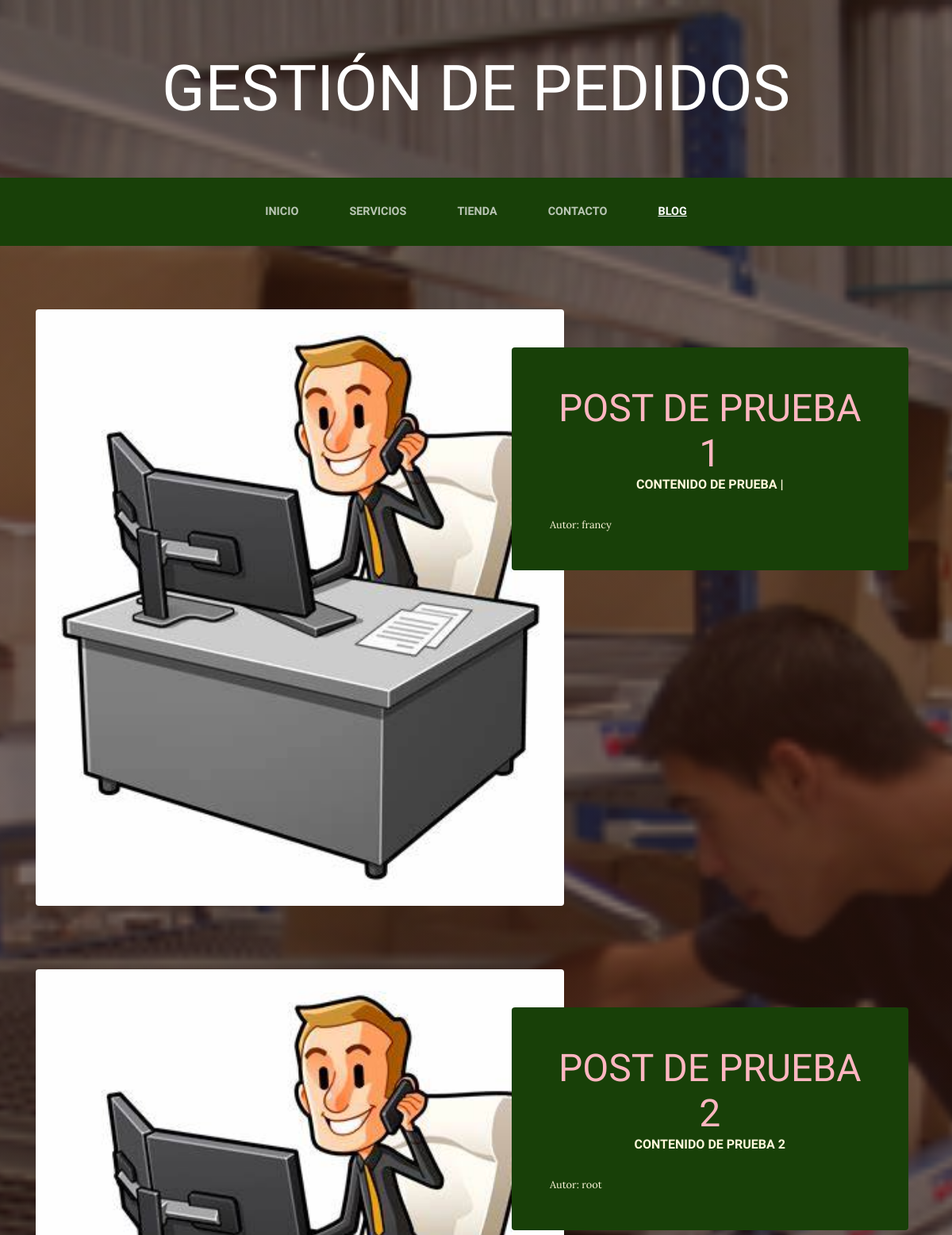
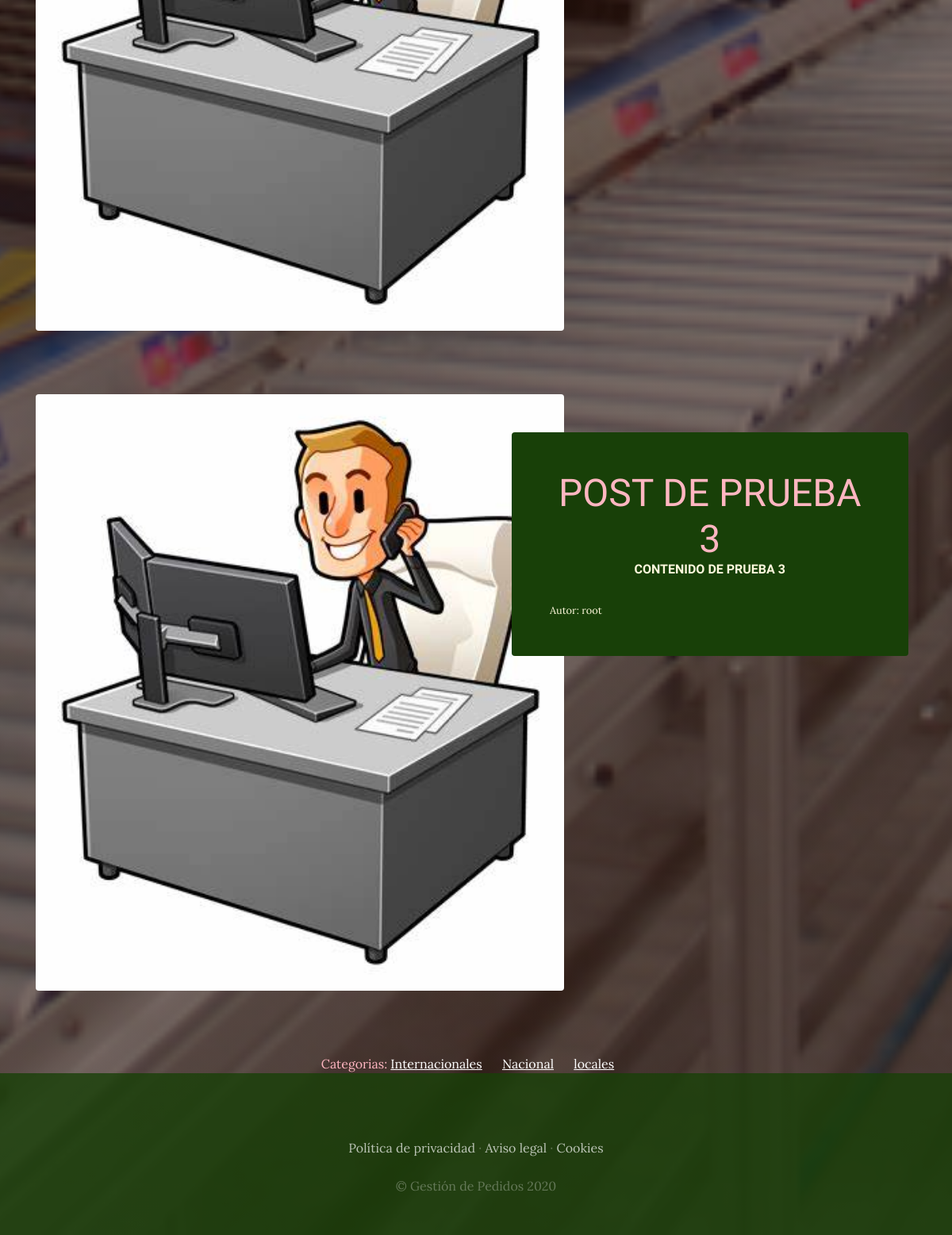
Screenshot of /blog/ with the database file from the repository (2 pictures, top to bottom).
### blogApp/models.py (models this page shows, shortened)
class Post(models.Model):
    tituloP = models.CharField(max_length=50)
    contenido = models.CharField(max_length=50)
    imagen = models.ImageField(upload_to='blogApp', null=True, blank=True)
    categorias = models.ManyToManyField(Categoria)
    autor = models.ForeignKey(User, on_delete=models.CASCADE)
    created = models.DateTimeField(auto_now_add=True)
    update = models.DateTimeField(auto_now_add=True)
    class Meta:
        verbose_name = 'post'
        verbose_name_plural = 'posts'

class Categoria(models.Model):
    nombreCat = models.CharField(max_length=50)
    created = models.DateTimeField(auto_now_add=True)
    update = models.DateTimeField(auto_now_add=True)
    class Meta:
        verbose_name = 'categoria'
        verbose_name_plural = 'categorias'

### blogApp/views.py (the view)
# urls.py: 2. Add a URL to urlpatterns:  path('blog/', include('blog.urls'))
def blog(request):
    posts = Post.objects.all()
    return render(request, "blogApp/blog.html", {"posts": posts})

### carroApp/context_processor.py (called while the page is built)
def importe_total_carro(request):
    total = 0
    if 'carro' in request.session:
        for key, value in request.session["carro"].items():
            total = total + float(value["precio"])
    return {"importe_total_carro": total}

### blogApp/templates/blogApp/blog.html
{% extends "ProyectoWebApp/base.html" %}
{%load static %}
{%block content%}
    {%for post in posts %}
       <section class="page-section clearfix">
        <div class="container">
          <div class="intro">
            <img class="intro-img img-fluid mb-3 mb-lg-0 rounded" src="{{post.imagen.url}}" alt="" style="width: 60%;">
            <div class="intro-text left-0 text-center bg-faded p-5 rounded">
              <h2 class="section-heading mb-4" >
                <span class="section-heading-lower" style="color: LightPink">{{post.tituloP}}</span>
                <span class="section-heading-Upper" >{{post.contenido}}</span>
              </h2>
                <div style="text-align: left; font-size: 0.8em;">
                    Autor: {{post.autor}}
                </div>
            </div>
          </div>
        </div>
      </section>
    {% endfor %}
    <section>
        <div style="width: 75%; margin: auto; text-align: center; color: LightPink">
            Categorias:
                {% for post in posts %}
                   {% for categoria in post.categorias.all %}
                     <a href="{% url 'categoria' categoria.id %}" class="linksCategorias"> {{categoria.nombreCat}}</a> &nbsp;&nbsp;&nbsp;&nbsp;
                   {% endfor %}
                {% endfor %}
        </div>
    </section>
{% endblock %}

### ProyectoWebApp/static/ProyectoWebApp/css/gestion.css (style rules this page uses)
body { font-family: 'Lora'; background: linear-gradient(rgba(47, 23, 15, 0.65), rgba(47, 23, 15, 0.65)), url("../img/bg_main.jpg"); background-attachment: fixed; background-position: center; background-size: cover; }
h1, h2, h3, h4, h5, h6 { font-family: 'Raleway'; }
.page-section { margin-top: 5rem; margin-bottom: 5rem; }
.section-heading { text-transform: uppercase; }
.section-heading .section-heading-upper { display: block; font-size: 1rem; font-weight: 800; padding-bottom:.5rem; }
.section-heading .section-heading-lower { display: block; font-size: 3rem; font-weight: 100; }
.bg-faded { background-color: rgba(255, 255, 255, 0.85); }
.intro { position: relative; }
@media (min-width: 992px) { .intro .intro-img { width: 75%; float: left; } }
@media (min-width: 992px) { .intro .intro-text { left: 600; width: 60%; margin-top: 3rem; background-color: rgba(24, 64, 8); color: cornsilk; position: absolute; } }
@media (min-width: 1200px) { .intro .intro-text { width: 45%; } }
.linksCategorias { color: white ; text-decoration: underline; }

### rows the page displays
Post: imagen (picture), tituloP "POST DE PRUEBA 1", contenido "CONTENIDO DE PRUEBA |", autor "francy"
Post: imagen (picture), tituloP "POST DE PRUEBA 2", contenido "CONTENIDO DE PRUEBA 2", autor "root"
Post: imagen (picture), tituloP "POST DE PRUEBA 3", contenido "CONTENIDO DE PRUEBA 3", autor "root"
Categoria: nombreCat "Internacionales"
Categoria: nombreCat "Nacional"
Categoria: nombreCat "locales"
